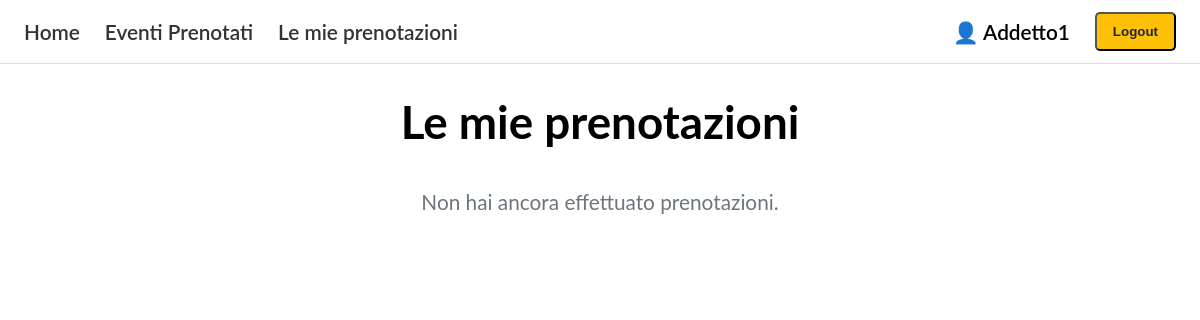
The page /events/mie-prenotazioni/ (signed in) on the database as committed earlier.
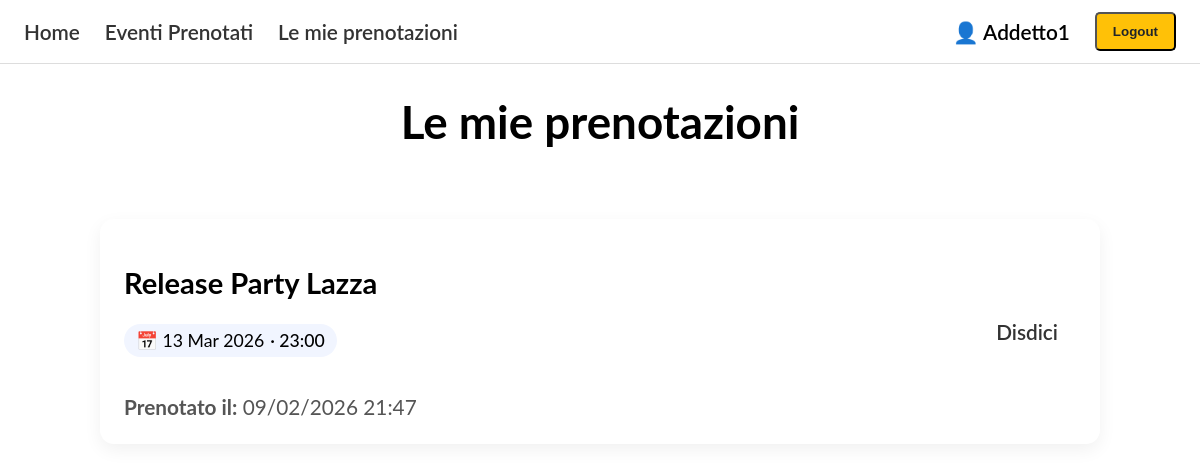
The same page on the database as committed later.
### events/models.py (models this page shows, shortened)
class Prenotazione(models.Model):
    evento = models.ForeignKey(Evento, on_delete=models.CASCADE)
    utente = models.ForeignKey(User, on_delete=models.CASCADE)
    data_prenotazione = models.DateTimeField(auto_now_add=True)
    class Meta:
        unique_together = ('evento', 'utente')
        verbose_name = "Prenotazione"
        verbose_name_plural = "Prenotazioni"

class Evento(models.Model):
    titolo = models.CharField(max_length=200)
    descrizione = models.TextField(blank=True)
    data = models.DateTimeField()
    posti_totali = models.PositiveIntegerField()
    creatore = models.ForeignKey(User, on_delete=models.CASCADE)
    immagine = models.ImageField(upload_to="eventi/",blank=True,null=True)
    class Meta:
        verbose_name = "Evento"
        verbose_name_plural = "Eventi"

### events/views.py (the view)
# urls.py: path('mie-prenotazioni/', views.mie_prenotazioni, name='mie-prenotazioni'),
@login_required
def mie_prenotazioni(request):
    prenotazioni = Prenotazione.objects.filter(
        utente=request.user
    ).select_related('evento')
    return render(request, 'events/mie_prenotazioni.html', {
        'prenotazioni': prenotazioni
    })

### events/templates/events/mie_prenotazioni.html (shortened to what this page needs)
{% extends "base_generic.html" %}
{% block content %}
<h1 class="title">Le mie prenotazioni</h1>
{% if prenotazioni %}
<div class="event-list">
  {% for prenotazione in prenotazioni %}
  <div class="event-card">
    <div class="event-main">
      <div class="event-header">
        <h2 class="event-title">
          {{ prenotazione.evento.titolo }}
        </h2>
        <p class="event-date">
          📅 {{ prenotazione.evento.data|date:"d M Y" }}
          <span class="event-time">
            · {{ prenotazione.evento.data|date:"H:i" }}
          </span>
        </p>
      </div>
      <p class="event-description">
        <strong>Prenotato il:</strong>
        {{ prenotazione.data_prenotazione|date:"d/m/Y H:i" }}
      </p>
    </div>
    <div class="event-action">
      <form method="post" action="{% url 'disdici-prenotazione' prenotazione.id %}">
       <a href="#" class="btn btn-primary"onclick="this.closest('form').submit(); return false;">Disdici</a>
      </form>
    </div>
  </div>
  {% endfor %}
</div>
{% else %}
<p class="text-muted" style="text-align:center;">
  Non hai ancora effettuato prenotazioni.
</p>
{% endif %}
{% endblock %}

Rows that differ between the two databases and show on the page:
added Prenotazione: evento.titolo "Release Party Lazza", evento.data "13 Mar 2026", evento.data "23:00", data_prenotazione "09/02/2026 21:47"
Other text that changed with them:
text no longer shown: "Non hai ancora effettuato prenotazioni."
